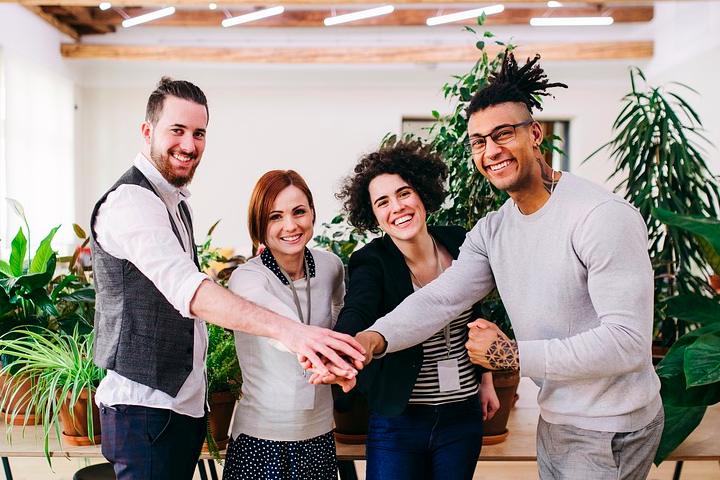
#> input picture Vision Computacional/Images/oficina.png, 720 x 480 px, found by its file name
$ python detector_rostro.py
#> lines starting #> are read from the running program, lines starting #| are printed output that depends on the picture; after the words box and inside, x2 and y2 are one past the last pixel; in counts of white or black regions, pixels touching at a corner belong together
import cv2
import numpy as np

faceClassif = cv2.CascadeClassifier(cv2.data.haarcascades + 'haarcascade_frontalface_default.xml')

image = cv2.imread('Vision Computacional/Images/oficina.png')
#> image is the input picture: shape (480, 720, 3); mean B, G, R 138.3, 145.7, 154.9
gray = cv2.cvtColor(image, cv2.COLOR_BGR2GRAY)
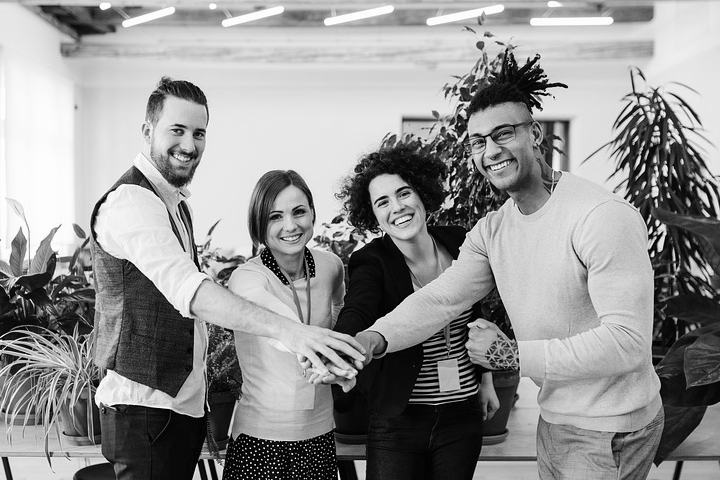
#> gray: shape (480, 720); min 0, max 255, mean 147.6

faces = faceClassif.detectMultiScale(gray,
	scaleFactor=1.1,
	minNeighbors=5,
	minSize=(30,30),
	maxSize=(200,200))
#> faces = [[153, 106, 69, 69], [362, 172, 62, 62], [258, 192, 60, 60], [456, 105, 82, 82]]

for (x,y,w,h) in faces:
	cv2.rectangle(image,(x,y),(x+w,y+h),(0,255,0),2)
#> this loop made 4 passes
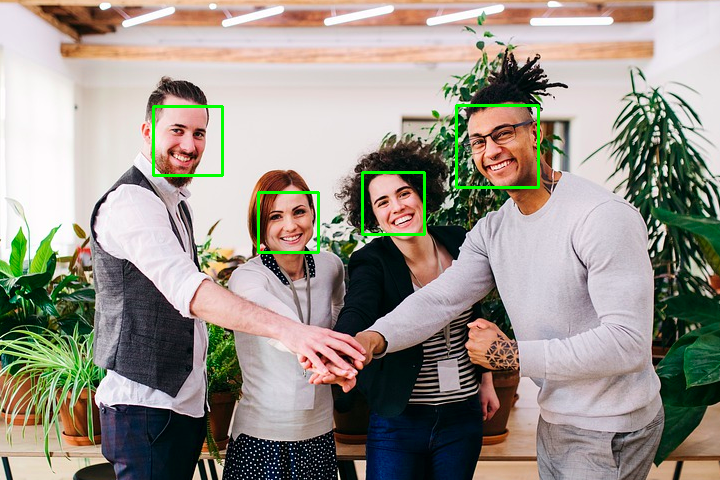
#> image: shape (480, 720, 3); 0.94% of pixels changed, all inside (x1, y1, x2, y2) = (152, 104, 540, 254)

cv2.imshow('image',image)
cv2.waitKey(0)
cv2.destroyAllWindows()

$ run again, with Vision Computacional/Images/ima.jpg saved as Vision Computacional/Images/oficina.png
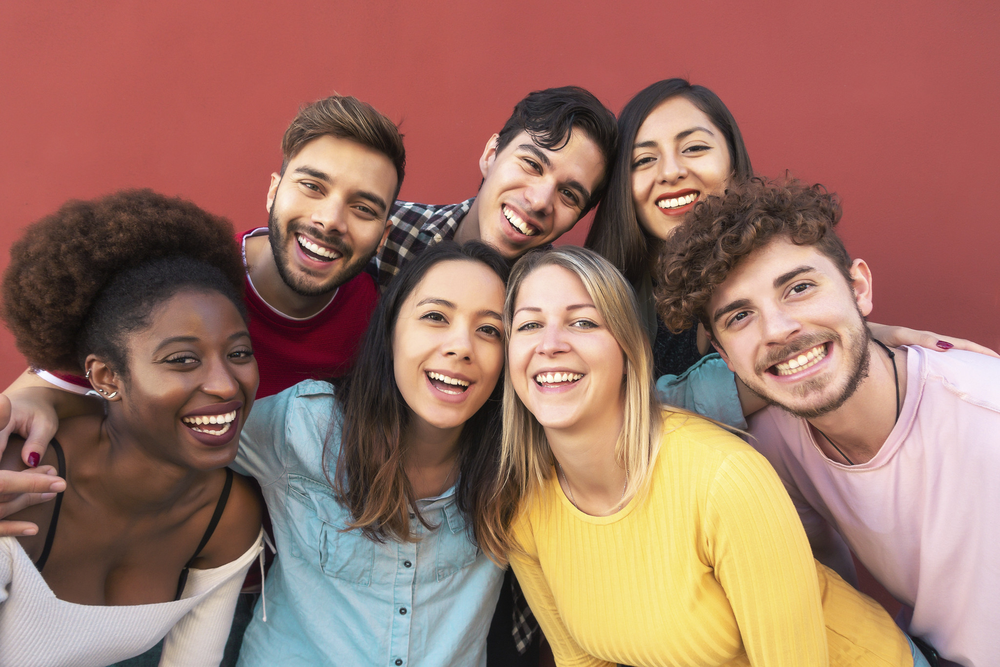
#> input picture Vision Computacional/Images/ima.jpg, 1000 x 667 px, shrunk from 2048 x 1365 before the run, found by its file name
#> image is the input picture: shape (667, 1000, 3); mean B, G, R 101.7, 115.6, 156.4
#> `gray = cv2.cvtColor(image, cv2.COLOR_BGR2GRAY)`:
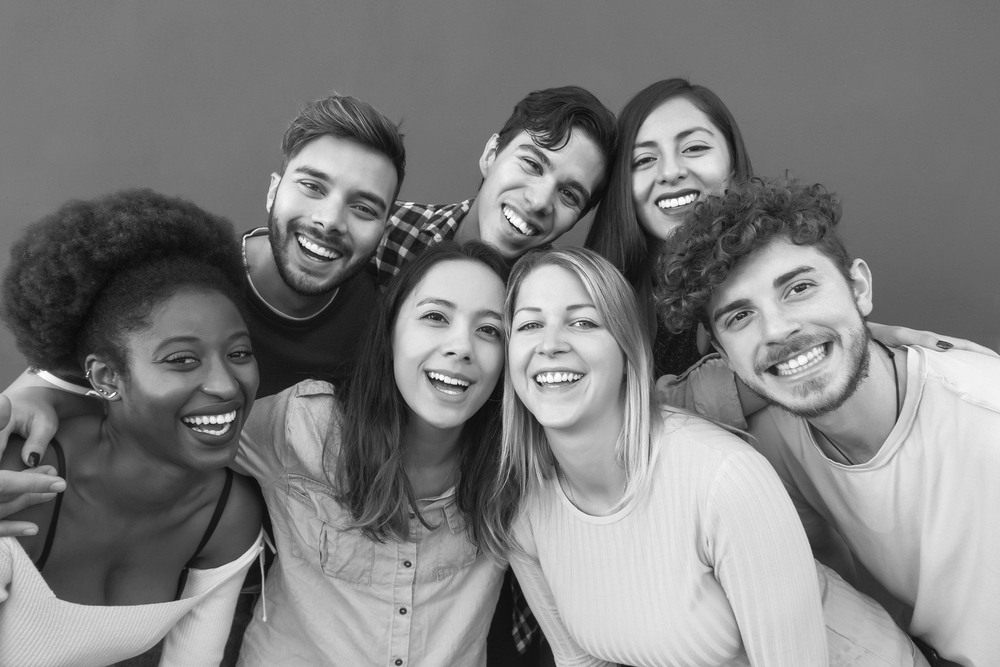
#> gray: shape (667, 1000); min 9, max 255, mean 126.2
#> faces = [[612, 103, 124, 124], [489, 268, 138, 138], [380, 262, 154, 154], [262, 137, 147, 147], [117, 293, 167, 167]]
#> the loop `for (x,y,w,h) in faces:` made 5 passes
#> after the loop `for (x,y,w,h) in faces:`:
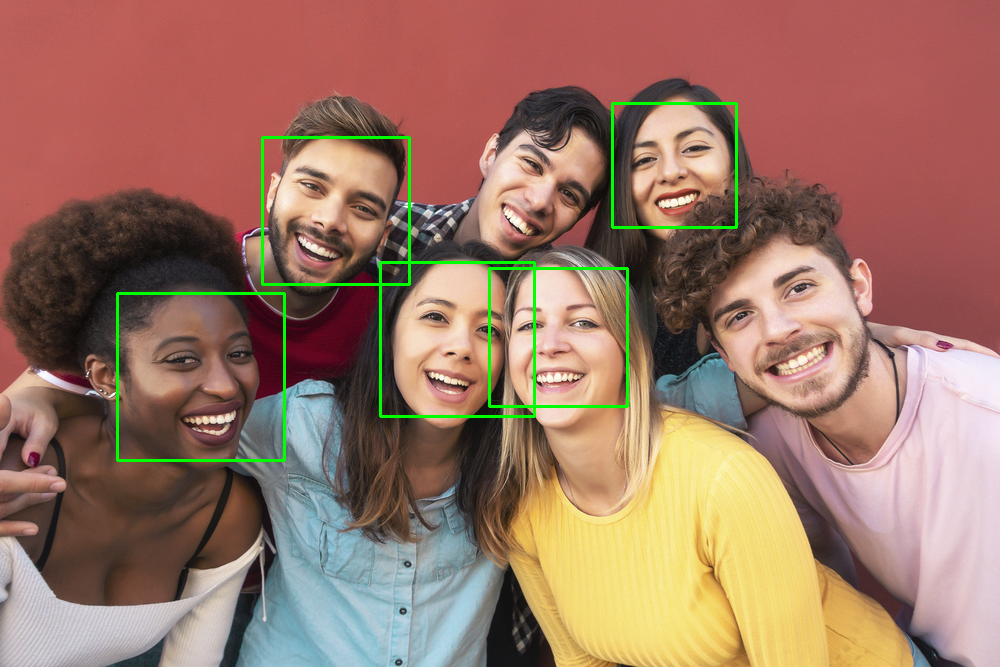
#> image: shape (667, 1000, 3); 1.3% of pixels changed, all inside (x1, y1, x2, y2) = (116, 102, 738, 462)
